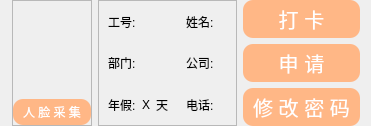
         <widget class="QWidget" name="widget" native="true">
          <property name="sizePolicy">
           <sizepolicy hsizetype="Expanding" vsizetype="Expanding">
            <horstretch>0</horstretch>
            <verstretch>2</verstretch>
           </sizepolicy>
          </property>
          <property name="styleSheet">
           <string notr="true"/>
          </property>
          <layout class="QHBoxLayout" name="horizontalLayout_11" stretch="1,3,1">
           <property name="leftMargin">
            <number>12</number>
           </property>
           <property name="topMargin">
            <number>0</number>
           </property>
           <property name="bottomMargin">
            <number>0</number>
           </property>
           <item>
            <widget class="QFrame" name="frame_4">
             <property name="sizePolicy">
              <sizepolicy hsizetype="Expanding" vsizetype="Preferred">
               <horstretch>1</horstretch>
               <verstretch>0</verstretch>
              </sizepolicy>
             </property>
             <property name="frameShape">
              <enum>QFrame::StyledPanel</enum>
             </property>
             <property name="frameShadow">
              <enum>QFrame::Raised</enum>
             </property>
             <layout class="QVBoxLayout" name="verticalLayout_7" stretch="0,1">
              <property name="leftMargin">
               <number>0</number>
              </property>
              <property name="topMargin">
               <number>0</number>
              </property>
              <property name="rightMargin">
               <number>0</number>
              </property>
              <property name="bottomMargin">
               <number>0</number>
              </property>
              <item>
               <widget class="QLabel" name="label_staff_img">
                <property name="sizePolicy">
                 <sizepolicy hsizetype="MinimumExpanding" vsizetype="MinimumExpanding">
                  <horstretch>0</horstretch>
                  <verstretch>0</verstretch>
                 </sizepolicy>
                </property>
                <property name="minimumSize">
                 <size>
                  <width>60</width>
                  <height>60</height>
                 </size>
                </property>
                <property name="baseSize">
                 <size>
                  <width>0</width>
                  <height>0</height>
                 </size>
                </property>
                <property name="styleSheet">
                 <string notr="true">background-image: url(:/icons/camera_bkg.png);</string>
                </property>
                <property name="text">
                 <string/>
                </property>
               </widget>
              </item>
              <item>
               <widget class="QPushButton" name="bt_open_face_collecting">
                <property name="styleSheet">
                 <string notr="true">QPushButton{background-color:rgb(255,183,134);
color:white;
border:6px;
border-radius:10px;
padding:4px 10px;}
QPushButton::hover{border: 1px solid white;}</string>
                </property>
                <property name="text">
                 <string>人 脸 采 集</string>
                </property>
               </widget>
              </item>
             </layout>
            </widget>
           </item>
           <item>
            <widget class="QFrame" name="frame_info">
             <property name="sizePolicy">
              <sizepolicy hsizetype="Preferred" vsizetype="Preferred">
               <horstretch>0</horstretch>
               <verstretch>0</verstretch>
              </sizepolicy>
             </property>
             <property name="frameShape">
              <enum>QFrame::StyledPanel</enum>
             </property>
             <property name="frameShadow">
              <enum>QFrame::Raised</enum>
             </property>
             <property name="lineWidth">
              <number>10</number>
             </property>
             <layout class="QGridLayout" name="gridLayout" columnstretch="1,1">
              <property name="sizeConstraint">
               <enum>QLayout::SetNoConstraint</enum>
              </property>
              <property name="leftMargin">
               <number>0</number>
              </property>
              <property name="topMargin">
               <number>0</number>
              </property>
              <property name="rightMargin">
               <number>0</number>
              </property>
              <property name="bottomMargin">
               <number>0</number>
              </property>
              <property name="horizontalSpacing">
               <number>0</number>
              </property>
              <property name="verticalSpacing">
               <number>1</number>
              </property>
              <item row="3" column="1">
               <widget class="QFrame" name="frame_7">
                <property name="styleSheet">
                 <string notr="true">border-style:none;
color:rgb(0, 0, 0)</string>
                </property>
                <property name="frameShape">
                 <enum>QFrame::StyledPanel</enum>
                </property>
                <property name="frameShadow">
                 <enum>QFrame::Raised</enum>
                </property>
                <layout class="QHBoxLayout" name="horizontalLayout_4" stretch="2,8">
                 <item>
                  <widget class="QLabel" name="label_5">
                   <property name="text">
                    <string>电话:</string>
                   </property>
                  </widget>
                 </item>
                 <item>
                  <widget class="QLabel" name="phonelabel">
                   <property name="text">
                    <string/>
                   </property>
                  </widget>
                 </item>
                </layout>
               </widget>
              </item>
              <item row="0" column="0">
               <widget class="QGroupBox" name="groupBox">
                <property name="sizePolicy">
                 <sizepolicy hsizetype="Expanding" vsizetype="Preferred">
                  <horstretch>1</horstretch>
                  <verstretch>0</verstretch>
                 </sizepolicy>
                </property>
                <property name="styleSheet">
                 <string notr="true">border-style:none;
color:rgb(0, 0, 0)</string>
                </property>
                <property name="title">
                 <string/>
                </property>
                <layout class="QHBoxLayout" name="horizontalLayout_13" stretch="2,8">
                 <item>
                  <widget class="QLabel" name="label1">
                   <property name="sizePolicy">
                    <sizepolicy hsizetype="Expanding" vsizetype="Preferred">
                     <horstretch>1</horstretch>
                     <verstretch>0</verstretch>
                    </sizepolicy>
                   </property>
                   <property name="styleSheet">
                    <string notr="true"/>
                   </property>
                   <property name="text">
                    <string>工号:</string>
                   </property>
                  </widget>
                 </item>
                 <item>
                  <widget class="QLabel" name="staffIdLabel">
                   <property name="sizePolicy">
                    <sizepolicy hsizetype="Expanding" vsizetype="Preferred">
                     <horstretch>3</horstretch>
                     <verstretch>0</verstretch>
                    </sizepolicy>
                   </property>
                   <property name="styleSheet">
                    <string notr="true"/>
                   </property>
                   <property name="text">
                    <string/>
                   </property>
                  </widget>
                 </item>
                </layout>
               </widget>
              </item>
              <item row="1" column="0">
               <widget class="QFrame" name="frame_5">
                <property name="sizePolicy">
                 <sizepolicy hsizetype="Expanding" vsizetype="Preferred">
                  <horstretch>1</horstretch>
                  <verstretch>0</verstretch>
                 </sizepolicy>
                </property>
                <property name="styleSheet">
                 <string notr="true">border-style:none;</string>
                </property>
                <property name="frameShape">
                 <enum>QFrame::StyledPanel</enum>
                </property>
                <property name="frameShadow">
                 <enum>QFrame::Raised</enum>
                </property>
                <layout class="QHBoxLayout" name="horizontalLayout" stretch="2,8">
                 <item>
                  <widget class="QLabel" name="label">
                   <property name="styleSheet">
                    <string notr="true">color:rgb(0, 0, 0)</string>
                   </property>
                   <property name="text">
                    <string>部门:</string>
                   </property>
                  </widget>
                 </item>
                 <item>
                  <widget class="QLabel" name="departmentlabel">
                   <property name="styleSheet">
                    <string notr="true">color:rgb(0, 0, 0)</string>
                   </property>
                   <property name="text">
                    <string/>
                   </property>
                  </widget>
                 </item>
                </layout>
               </widget>
              </item>
              <item row="0" column="1">
               <widget class="QGroupBox" name="groupBox_2">
                <property name="styleSheet">
                 <string notr="true">border-style:none;
color:rgb(0, 0, 0);</string>
                </property>
                <property name="title">
                 <string/>
                </property>
                <layout class="QHBoxLayout" name="horizontalLayout_14" stretch="2,8">
                 <item>
                  <widget class="QLabel" name="Label2">
                   <property name="sizePolicy">
                    <sizepolicy hsizetype="Expanding" vsizetype="Preferred">
                     <horstretch>1</horstretch>
                     <verstretch>0</verstretch>
                    </sizepolicy>
                   </property>
                   <property name="text">
                    <string>姓名:</string>
                   </property>
                  </widget>
                 </item>
                 <item>
                  <widget class="QLabel" name="staffNameLabel">
                   <property name="sizePolicy">
                    <sizepolicy hsizetype="Expanding" vsizetype="Preferred">
                     <horstretch>3</horstretch>
                     <verstretch>0</verstretch>
                    </sizepolicy>
                   </property>
                   <property name="text">
                    <string/>
                   </property>
                  </widget>
                 </item>
                </layout>
               </widget>
              </item>
              <item row="1" column="1">
               <widget class="QGroupBox" name="groupBox_3">
                <property name="styleSheet">
                 <string notr="true">border-style:none;
color:rgb(0, 0, 0)</string>
                </property>
                <property name="title">
                 <string/>
                </property>
                <layout class="QHBoxLayout" name="horizontalLayout_15" stretch="2,8">
                 <item>
                  <widget class="QLabel" name="Label3">
                   <property name="sizePolicy">
                    <sizepolicy hsizetype="Expanding" vsizetype="Preferred">
                     <horstretch>1</horstretch>
                     <verstretch>0</verstretch>
                    </sizepolicy>
                   </property>
                   <property name="text">
                    <string>公司:</string>
                   </property>
                  </widget>
                 </item>
                 <item>
                  <widget class="QLabel" name="staffCompanyLabel">
                   <property name="sizePolicy">
                    <sizepolicy hsizetype="Expanding" vsizetype="Preferred">
                     <horstretch>3</horstretch>
                     <verstretch>0</verstretch>
                    </sizepolicy>
                   </property>
                   <property name="text">
                    <string/>
                   </property>
                  </widget>
                 </item>
                </layout>
               </widget>
              </item>
              <item row="3" column="0">
               <widget class="QFrame" name="frame_6">
                <property name="styleSheet">
                 <string notr="true">border-style:none;
color:rgb(0, 0, 0)</string>
                </property>
                <property name="frameShape">
                 <enum>QFrame::StyledPanel</enum>
                </property>
                <property name="frameShadow">
                 <enum>QFrame::Raised</enum>
                </property>
                <layout class="QHBoxLayout" name="horizontalLayout_3" stretch="2,1,7">
                 <item>
                  <widget class="QLabel" name="label_3">
                   <property name="text">
                    <string>年假:</string>
                   </property>
                  </widget>
                 </item>
                 <item>
                  <widget class="QLabel" name="freedayslabel">
                   <property name="text">
                    <string>X</string>
                   </property>
                  </widget>
                 </item>
                 <item>
                  <widget class="QLabel" name="label_2">
                   <property name="text">
                    <string>天</string>
                   </property>
                  </widget>
                 </item>
                </layout>
               </widget>
              </item>
             </layout>
            </widget>
           </item>
           <item>
            <layout class="QVBoxLayout" name="verticalLayout_6">
             <item>
              <widget class="QPushButton" name="bt_open_checkin">
               <property name="font">
                <font>
                 <pointsize>15</pointsize>
                </font>
               </property>
               <property name="focusPolicy">
                <enum>Qt::NoFocus</enum>
               </property>
               <property name="styleSheet">
                <string notr="true">QPushButton{
border-style:solid ;
border-width:1px;
background-color:rgb(255,183,134);
color:white;
border:6px;
border-radius:10px;
padding:4px 10px;}

QPushButton::hover{border: 1px solid white;}
</string>
               </property>
               <property name="text">
                <string>打 卡</string>
               </property>
              </widget>
             </item>
             <item>
              <widget class="QPushButton" name="bt_open_application">
               <property name="font">
                <font>
                 <pointsize>15</pointsize>
                 <weight>50</weight>
                 <italic>false</italic>
                 <bold>false</bold>
                 <underline>false</underline>
                 <strikeout>false</strikeout>
                </font>
               </property>
               <property name="focusPolicy">
                <enum>Qt::NoFocus</enum>
               </property>
               <property name="autoFillBackground">
                <bool>false</bool>
               </property>
               <property name="styleSheet">
                <string notr="true">

QPushButton{border-style:solid ;
border-width:1px;
background-color:rgb(255,183,134);
color:white;
border:6px;
border-radius:10px;
padding:4px 10px;}
QPushButton::hover{border: 1px solid white;}</string>
               </property>
               <property name="text">
                <string>申 请</string>
               </property>
              </widget>
             </item>
             <item>
              <widget class="QPushButton" name="bt_change_pwd">
               <property name="enabled">
                <bool>true</bool>
               </property>
               <property name="font">
                <font>
                 <pointsize>15</pointsize>
                </font>
               </property>
               <property name="focusPolicy">
                <enum>Qt::NoFocus</enum>
               </property>
               <property name="autoFillBackground">
                <bool>false</bool>
               </property>
               <property name="styleSheet">
                <string notr="true">


QPushButton{border-style:solid ;
border-width:1px;
background-color:rgb(255,183,134);
color:white;
border:6px;
border-radius:10px;
padding:4px 10px;}
QPushButton::hover{border: 1px solid white;}</string>
               </property>
               <property name="text">
                <string>修 改 密 码</string>
               </property>
              </widget>
             </item>
            </layout>
           </item>
          </layout>
         </widget>
